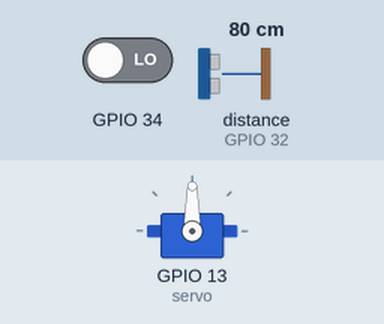
Bench run of a sketch on a simulated ESP32. On the bench: servo. Wiring (inferred from the names in the program): ultrasonic range finder: trigger GPIO 33; echo GPIO 32. Inputs (shaded band) come from the test bench; at power-on: GPIO 34 LOW, distance to the obstacle (sensor on GPIO 32) 80 cm. The echo pulse lasts 58.3 µs per cm; WiFi joins after 1.5 s; servers stay silent unless stated.

Above: at 5.0 s.
5.1 s: GPIO 34 driven HIGH
At 6.6 s:
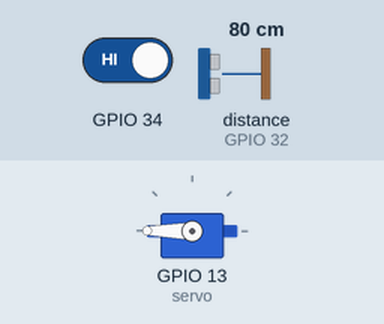
7.3 s: distance to the obstacle (sensor on GPIO 32) set to 271 cm
11.4 s: distance to the obstacle (sensor on GPIO 32) set to 276 cm
12.9 s: distance to the obstacle (sensor on GPIO 32) set to 159 cm
17.0 s: distance to the obstacle (sensor on GPIO 32) set to 152 cm
Timing chart, 0 to 19.6 s (numbered marks = the images above; inputs shaded):
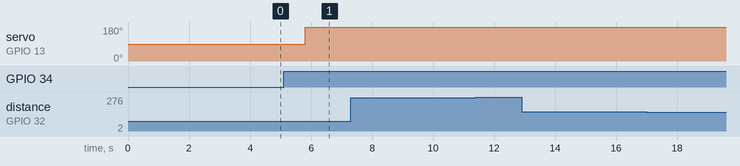

The sketch:

sd.ir.ino
```cpp
#define BLYNK_TEMPLATE_ID "TMPL3NOjlBrdn"
#define BLYNK_TEMPLATE_NAME "Smart Dustbin"
#define BLYNK_AUTH_TOKEN "pUxZLakdKMN9YMUWCGNJ5Sxiy6vQii4I"

#define BLYNK_PRINT Serial

#include <WiFi.h>
#include <WiFiClient.h>
#include <BlynkSimpleEsp32.h>

char auth[] = BLYNK_AUTH_TOKEN;
char ssid[] = "vivo T2x 5G";
char pass[] = "Itspersonal";

BlynkTimer timer;
// BLYNK PROGRAM UNTIL HERE

#define echoPin 32
#define trigPin 33
#include<ESP32Servo.h>
Servo servo;
long duration;
int distance;
int binLevel=0;

void SMESensor()
{
  int ir=digitalRead(34);
  if(ir==HIGH)
  {
    servo.write(180);
    for(int i=0; i<50; i++)
    {
      Blynk.virtualWrite(V2, 180);
      ultrasonic();
      delay(100);
    }
    servo.write(0);
    Blynk.virtualWrite(V2, 0);
  }
  if(ir==LOW)
  {

    ultrasonic();
    delay(200);
  }
}
void ultrasonic()
{
    digitalWrite(trigPin, LOW);
    delayMicroseconds(2);
    digitalWrite(trigPin, HIGH);
    delayMicroseconds(10);
    digitalWrite(trigPin, LOW);
    duration = pulseIn(echoPin, HIGH);
    distance = duration * 0.034 / 2; //formula to calculate the distance for ultrasonic sensor
    binLevel=map(distance, 21, 0, 0,100); // ADJUST BIN HEIGHT HERE
    Blynk.virtualWrite(V0, distance);
    Blynk.virtualWrite(V1, binLevel);
}
void setup()
{
  Serial.begin(9600);
  servo.attach(13);
  pinMode(13, INPUT);
  pinMode(trigPin, OUTPUT);
  pinMode(echoPin, INPUT);
  Blynk.begin(auth, ssid, pass);
  delay(2000);
  timer.setInterval(1000L, SMESensor);
}

void loop()
{
  Blynk.run();
  timer.run();
}
```

Measured:
- after the input at 5.1 s, servo on GPIO 13 (servo): 90° → 180° after 0.70 s
- after the input at 7.3 s, every drawn part: stays the same
- after the input at 12.9 s, every drawn part: stays the same
